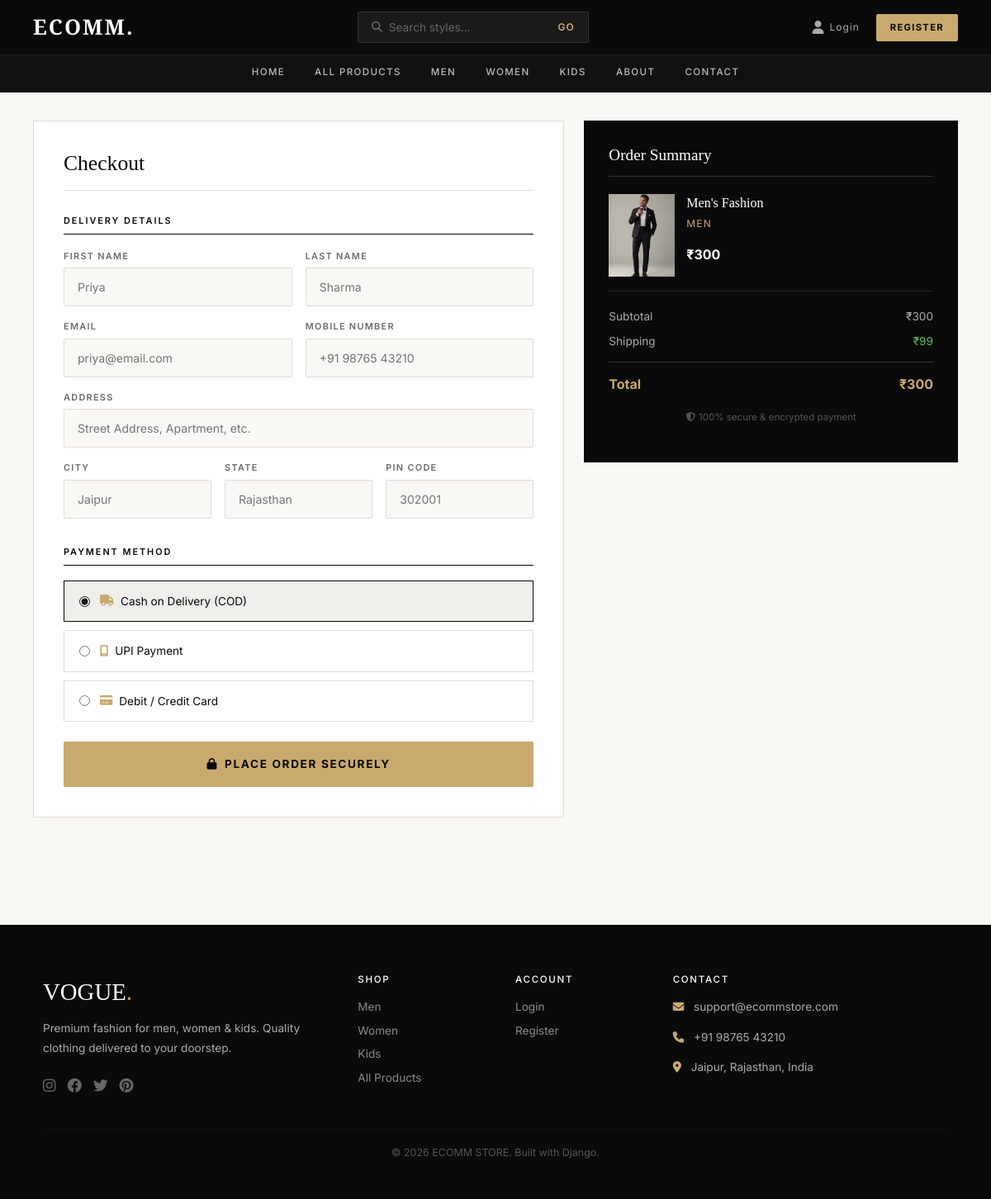
The page /checkout/1/ on the database its author committed.
### store/models.py (models this page shows, shortened)
class Product(models.Model):
    CATEGORY_CHOICES = (
        ('men','Men'),
        ('women','Women'),
        ('kids','Kids'),
    )
    name = models.CharField(max_length=200)
    price = models.IntegerField()
    image = models.ImageField(upload_to='products/')
    rating = models.IntegerField(blank=True,null=True)
    category = models.CharField(max_length=10, choices=CATEGORY_CHOICES)

### store/views.py (the view)
# urls.py: path('checkout/', views.checkout_cart, name='checkout_cart'),
def checkout(request, id):
    product = get_object_or_404(Product, id=id)
    return render(request, 'checkout.html', {
        'product': product,
        'cart_count': get_cart_count(request),
    })

### store/views.py (called while the page is built)
def get_cart_count(request):
    if request.user.is_authenticated:
        return Cart.objects.filter(user=request.user).count()
    return 0

### templates/checkout.html (shortened to what this page needs)
{% extends 'base.html' %}
{% load static %}
{% block content %}
<div class="checkout-section">
    <div class="row g-4">
        <div class="col-lg-7">
            <div class="checkout-card">
                <h3>Checkout</h3>
                <form method="POST" action="{% url 'place_order' %}">
                    <span class="section-divider">Delivery Details</span>
                    <div class="row g-3">
                        <div class="col-md-6">
                            <label class="form-label-vogue">First Name</label>
                            <input type="text" class="form-control-vogue" name="first_name" required placeholder="Priya">
                        </div>
                        <div class="col-md-6">
                            <label class="form-label-vogue">Last Name</label>
                            <input type="text" class="form-control-vogue" name="last_name" required placeholder="Sharma">
                        </div>
                        <div class="col-md-6">
                            <label class="form-label-vogue">Email</label>
                            <input type="email" class="form-control-vogue" name="email" required placeholder="priya@email.com" {% if user.is_authenticated %}value="{{ user.email }}"{% endif %}>
                        </div>
                        <div class="col-md-6">
                            <label class="form-label-vogue">Mobile Number</label>
                            <input type="tel" class="form-control-vogue" name="mobile" required placeholder="+91 98765 43210">
                        </div>
                        <div class="col-12">
                            <label class="form-label-vogue">Address</label>
                            <input type="text" class="form-control-vogue" name="address" required placeholder="Street Address, Apartment, etc.">
                        </div>
                        <div class="col-md-4">
                            <label class="form-label-vogue">City</label>
                            <input type="text" class="form-control-vogue" name="city" required placeholder="Jaipur">
                        </div>
                        <div class="col-md-4">
                            <label class="form-label-vogue">State</label>
                            <input type="text" class="form-control-vogue" name="state" required placeholder="Rajasthan">
                        </div>
                        <div class="col-md-4">
                            <label class="form-label-vogue">PIN Code</label>
                            <input type="text" class="form-control-vogue" name="pincode" required placeholder="302001">
                        </div>
                    </div>
                    <span class="section-divider" style="margin-top:32px;">Payment Method</span>
                    <div class="payment-option">
                        <input type="radio" name="payment" id="cod" value="cod" checked>
                        <label for="cod"><i class="fas fa-truck" style="color:var(--gold);"></i> Cash on Delivery (COD)</label>
                    </div>
                    <div class="payment-option">
                        <input type="radio" name="payment" id="upi" value="upi">
                        <label for="upi"><i class="fas fa-mobile-alt" style="color:var(--gold);"></i> UPI Payment</label>
                    </div>
                    <div class="payment-option">
                        <input type="radio" name="payment" id="card" value="card">
                        <label for="card"><i class="fas fa-credit-card" style="color:var(--gold);"></i> Debit / Credit Card</label>
                    </div>
                    <button type="submit" class="btn-gold w-100 text-center d-block mt-4" style="font-size:0.85rem;padding:16px;">
                        <i class="fas fa-lock me-2"></i>Place Order Securely
                    </button>
                </form>
            </div>
        </div>
        <div class="col-lg-5">
            <div class="order-summary-box">
                <h5>Order Summary</h5>
                {% if product %}
                <div style="display:flex;gap:14px;align-items:center;margin-bottom:20px;padding-bottom:16px;border-bottom:1px solid #222;">
                    <img src="{{ product.image.url }}" class="order-product-img" alt="{{ product.name }}">
                    <div>
                        <p style="font-family:'Playfair Display',serif;font-size:1rem;margin-bottom:4px;">{{ product.name }}</p>
                        <p style="color:var(--gold);font-size:0.75rem;letter-spacing:0.1em;text-transform:uppercase;">{{ product.get_category_display }}</p>
                        <p style="font-weight:700;margin-top:6px;">₹{{ product.price }}</p>
                    </div>
                </div>
                <div class="summary-row"><span>Subtotal</span><span>₹{{ product.price }}</span></div>
                <div class="summary-row"><span>Shipping</span><span style="color:#5cb85c;">{% if product.price >= 999 %}Free{% else %}₹99{% endif %}</span></div>
                <div class="summary-total"><span>Total</span><span>₹{{ product.price }}</span></div>
                {% endif %}
                <p style="font-size:0.72rem;color:#555;text-align:center;margin-top:20px;"><i class="fas fa-shield-alt me-1"></i>100% secure & encrypted payment</p>
            </div>
        </div>
    </div>
</div>
{% endblock %}

### templates/base.html (style rules this page uses)
:root { --black: #0a0a0a; --white: #ffffff; --cream: #faf8f5; --gold: #c9a96e; --gold-light: #e8d5b0; --gray: #6b6b6b; --light-gray: #f0eeeb; --border: #e0ddd8; }
* { margin: 0; padding: 0; box-sizing: border-box; }
body { font-family: 'Inter', sans-serif; background: var(--cream); color: var(--black); }
.btn-gold { background: var(--gold); color: var(--black); border: 1.5px solid var(--gold); padding: 10px 24px; font-size: 0.75rem; font-weight: 700; letter-spacing: 0.12em; text-transform: uppercase; text-decoration: none; display: inline-block; transition: all 0.25s; cursor: pointer; border-radius: 2px; }

### templates/checkout.html (style rules this page uses)
.checkout-section { padding: 50px 40px; }
.checkout-card { background: var(--white); border: 1px solid var(--border); padding: 36px; }
.checkout-card h3 { font-family: 'Playfair Display', serif; font-size: 1.6rem; font-weight: 400; margin-bottom: 28px; padding-bottom: 16px; border-bottom: 1px solid var(--border); }
.form-label-vogue { font-size: 0.68rem; font-weight: 600; letter-spacing: 0.12em; text-transform: uppercase; color: var(--gray); margin-bottom: 6px; display: block; }
.form-control-vogue { width: 100%; padding: 12px 16px; border: 1.5px solid var(--border); background: var(--cream); font-size: 0.88rem; outline: none; transition: border-color 0.2s; border-radius: 2px; font-family: 'Inter', sans-serif; }
.section-divider { font-size: 0.68rem; letter-spacing: 0.18em; text-transform: uppercase; font-weight: 600; color: var(--black); margin: 28px 0 18px; padding-bottom: 8px; border-bottom: 1.5px solid var(--black); display: block; }
.payment-option { border: 1.5px solid var(--border); padding: 14px 18px; margin-bottom: 10px; cursor: pointer; transition: all 0.2s; display: flex; align-items: center; gap: 12px; }
.payment-option:has(input:checked) { border-color: var(--black); background: var(--light-gray); }
.payment-option input { accent-color: var(--black); }
.payment-option label { font-size: 0.85rem; cursor: pointer; display: flex; align-items: center; gap: 8px; }
.order-product-img { width: 80px; height: 100px; object-fit: cover; }
.order-summary-box { background: var(--black); color: #fff; padding: 30px; position: sticky; top: 120px; }
.order-summary-box h5 { font-family: 'Playfair Display', serif; font-size: 1.2rem; font-weight: 400; margin-bottom: 20px; padding-bottom: 14px; border-bottom: 1px solid #333; color: #fff; }
.summary-row { display: flex; justify-content: space-between; margin-bottom: 10px; font-size: 0.85rem; color: #aaa; }
.summary-total { display: flex; justify-content: space-between; padding-top: 14px; border-top: 1px solid #333; font-weight: 700; font-size: 1rem; color: var(--gold); margin-top: 14px; }

### rows shown on the page
Product: image (picture), name "Men's Fashion", category "MEN", price "300"
